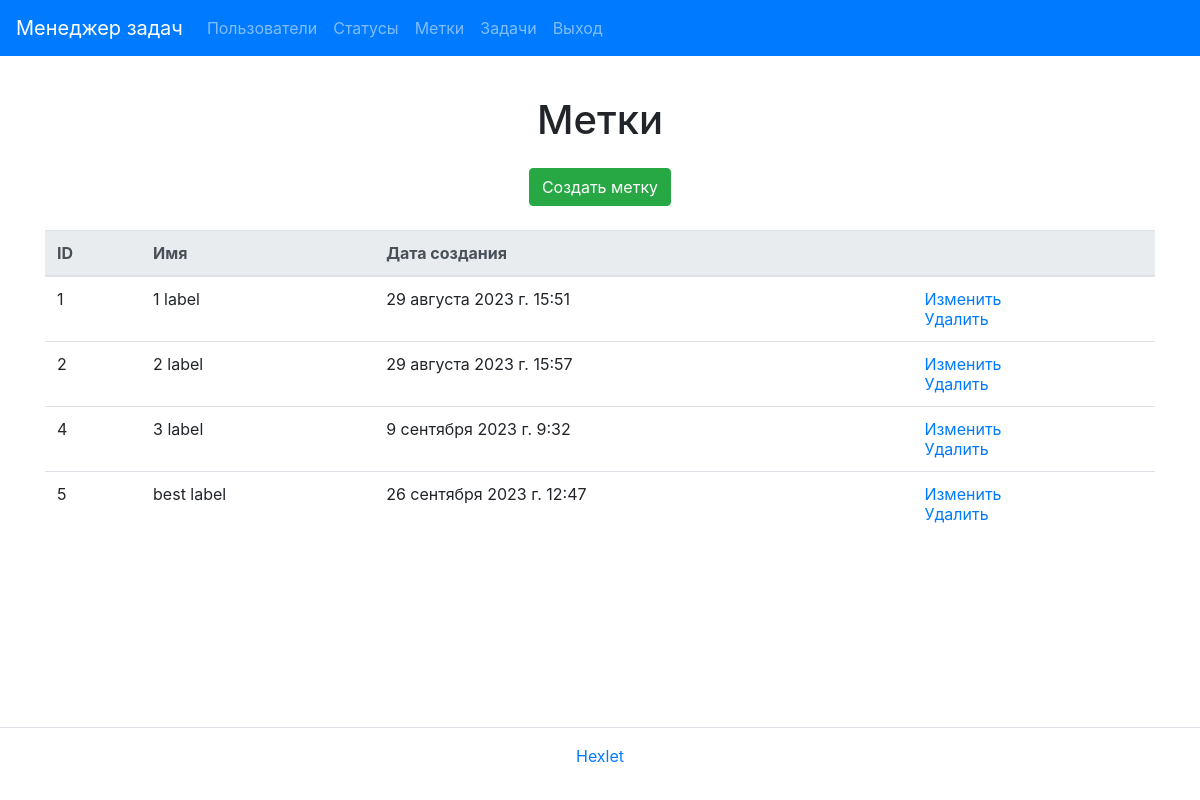
The page /labels/ (signed in) on the database as committed earlier.
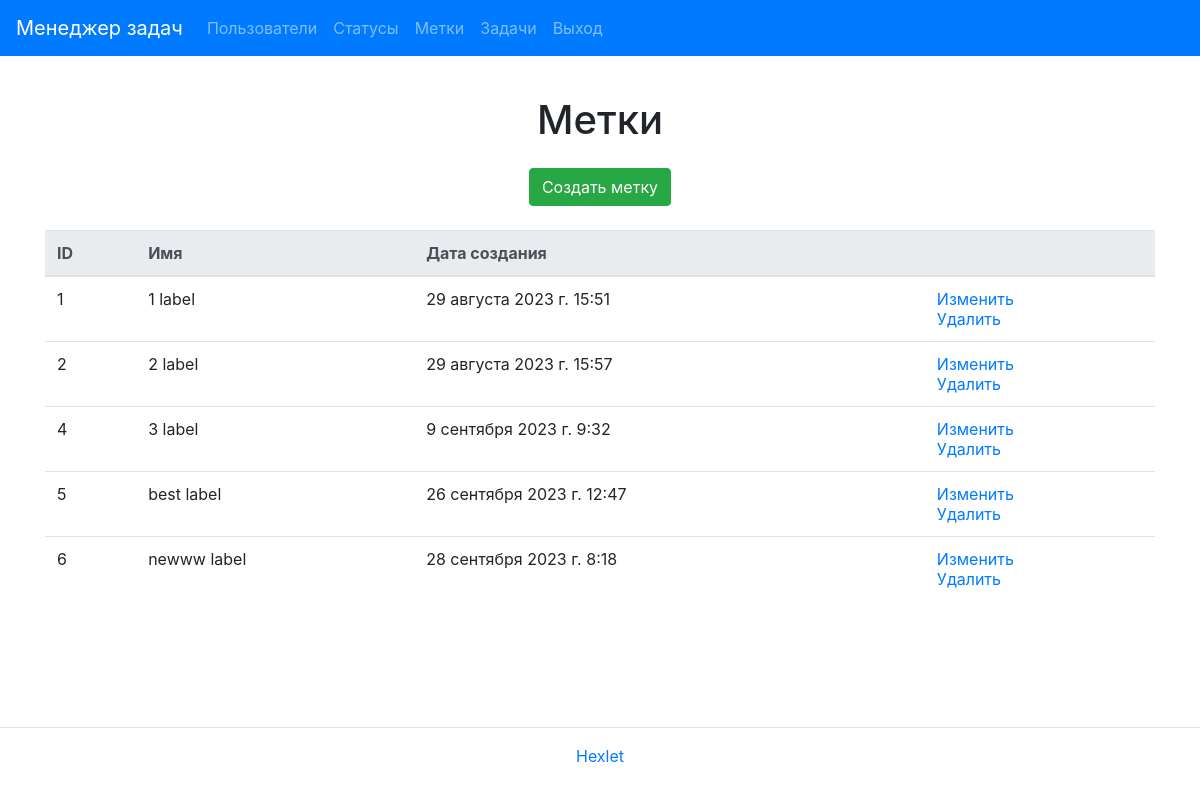
The same page on the database as committed later.
### task_manager/labels/models.py (models this page shows, shortened)
class Label(models.Model):
    name = models.CharField(_('name'), max_length=30)
    created_at = models.DateTimeField(auto_now_add=True)

### task_manager/labels/views.py (the view)
# urls.py: path('', LabelList.as_view(), name='label_index'),
class LabelList(UserLoginMixin, ListView):
    model = Label
    template_name = 'labels/index.html'
    context_object_name = 'labels'

### task_manager/templates/labels/index.html
{% extends "base.html" %}
{% load i18n %}
{% block content %}
<div class="container">
  <h1 class="my-4 text-center">{% trans "Labels" %}</h1>
  <div class="d-flex justify-content-center mt-3 mb-0">
    <a class="btn btn-success btn-md" href="{% url 'label_create' %}">{% trans "Create label" %}</a>
  </div>
  <table class="table table-lg-responsive table-hover mt-4">
    <thead class="thead-light">
        <tr>
            <th>{% trans "ID" %}</th>
            <th>{% trans "Name" %}</th>
            <th>{% trans "Creation date" %}</th>
            <th></th>
        </tr>
    </thead>
        {% if labels %}
        <tbody>
            {% for label in labels %}
            <tr>
                <td>{{ label.id }}</td>
                <td>{{ label.name }}</td>
                <td>{{ label.created_at }}</td>
                <td>
                    <a href="{% url 'label_update' label.id %}">{% trans "Modify" %}</a>
                    <br>
                    <a href="{% url 'label_delete' label.id %}">{% trans "Delete" %}</a>
                </td>
            </tr>
            {% endfor %}
        {% endif %}
        </tbody>
  </table>
</div>
{% endblock %}

Rows that differ between the two databases and show on the page:
added Label: id "6", name "newww label", created_at "28 сентября 2023 г. 8:18"
